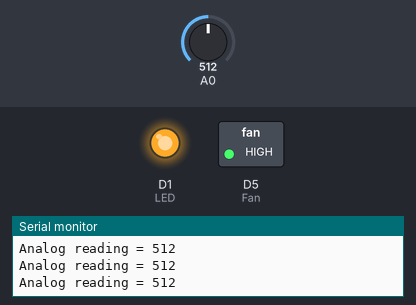
A sketch run on a simulated ESP8266 (NodeMCU). Parts: switched loads named in the sketch (green lamp = pin HIGH), output pins drawn as LEDs (lit = HIGH), the last lines printed to the serial monitor. Inputs (shaded band) come from the test bench; at power-on: A0 = 512.

Above: at 1.2 s.
1.3 s: A0 set to 0
At 2.4 s:
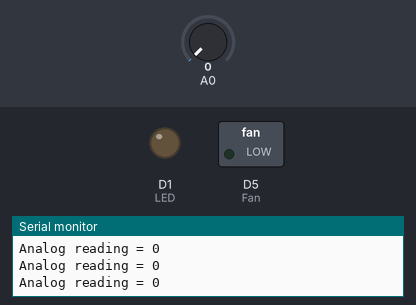
2.9 s: A0 set to 122
At 3.7 s:
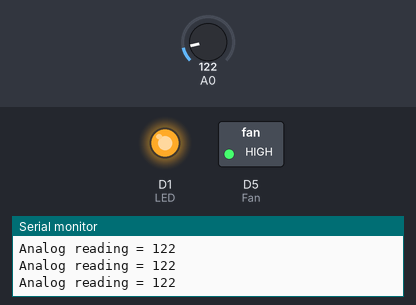
Timing chart, 0 to 5.9 s (numbered marks = the images above; inputs shaded):
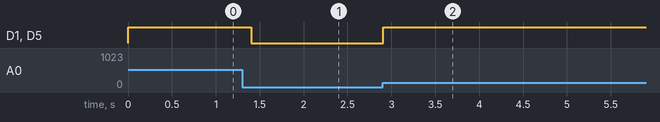

The sketch:

tag_bag.ino
```cpp
int forcePin = D2;
int forceReading;

void setup() {
  // put your setup code here, to run once:
  Serial.begin(9600); // Serial Monitor for FSR readings
  pinMode(5, OUTPUT); // LED
  pinMode(14, OUTPUT); // Fan
}

void loop() {
  // put your main code here, to run repeatedly:

  // Start with LED and fan turned off
  digitalWrite(5, LOW);
  digitalWrite(14, LOW);

  // Reading value from FSR
  forceReading = analogRead(forcePin);

  // Logging value from FSR in Serial Monitor
  Serial.print("Analog reading = ");
  Serial.println(forceReading);

  if (forceReading)
  {
    digitalWrite(5, HIGH); // Turn LED on
    digitalWrite(14, HIGH); // Turn Fan on
    delay(100);
  }
  else
  {
    digitalWrite(5, LOW); // Turn LED off
    digitalWrite(14, LOW); // Turn Fan off
  }

  delay(100);
}
```

Measured:
- after the input at 1.3 s, D1 (LED), D5 (Fan): HIGH → LOW after 0.10 s
- after the input at 2.9 s, D1 (LED), D5 (Fan): LOW → HIGH at once
